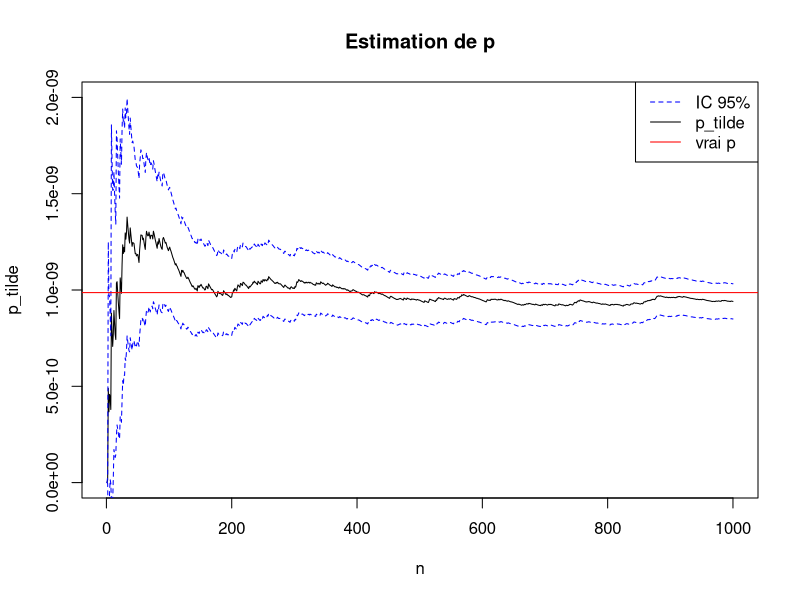
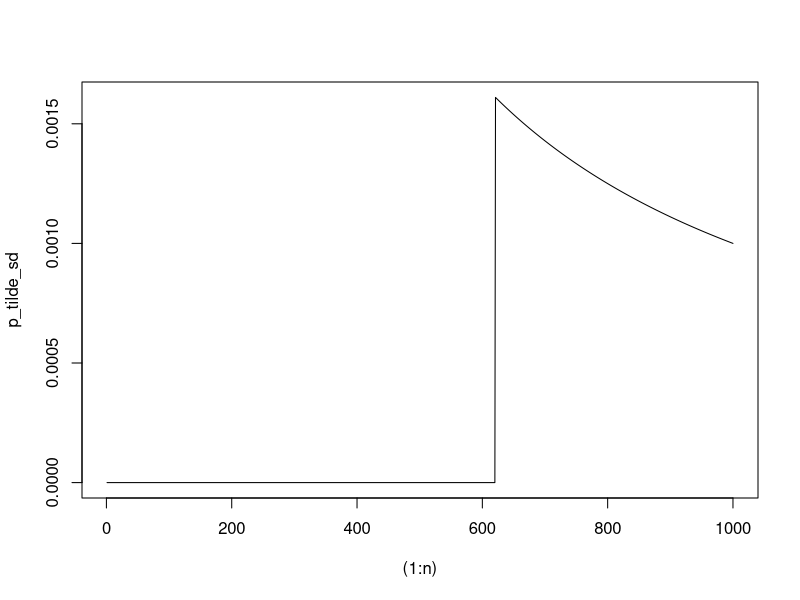
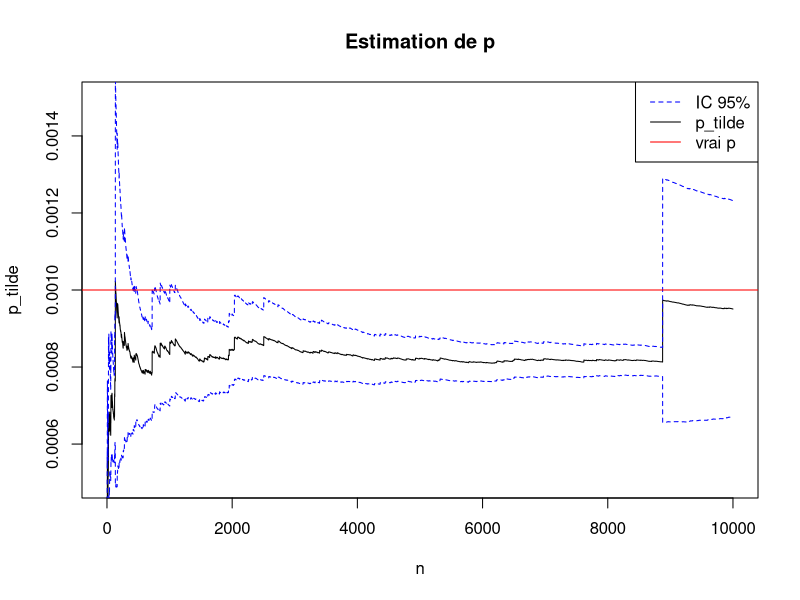
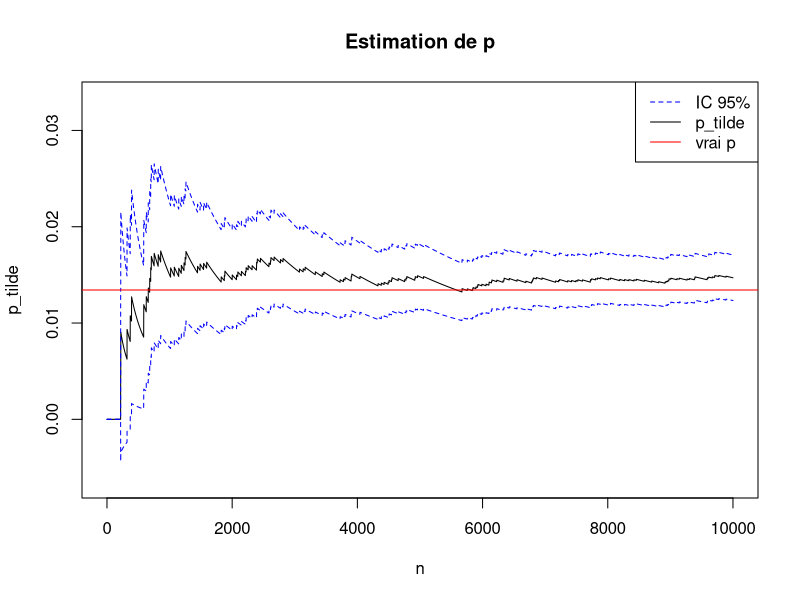
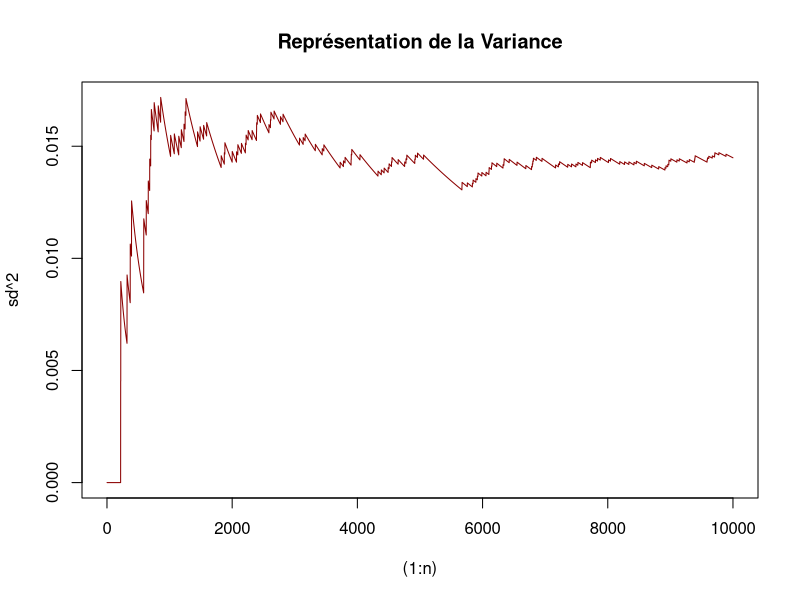
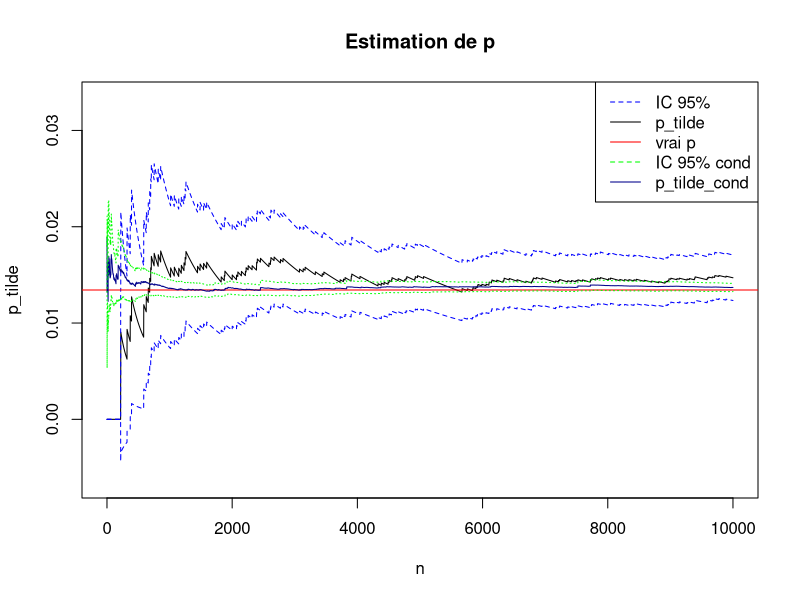
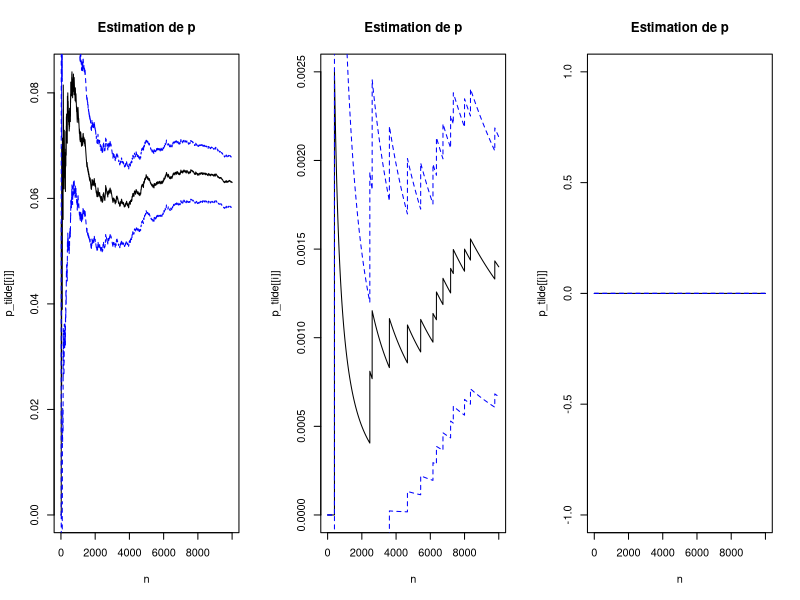
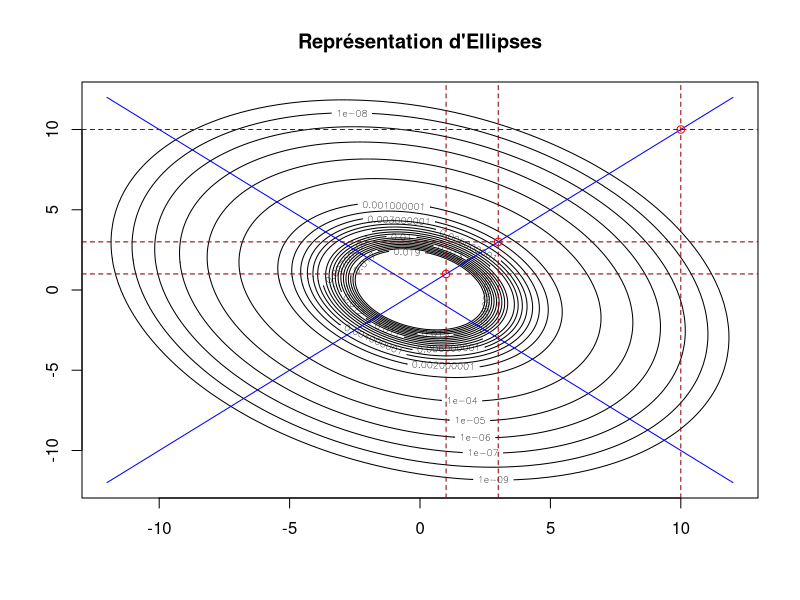

Here is the R script that generated these plots, in order:
## ---- chunk 1
p<-1-pnorm(6)
p
## ---- chunk 2
n<-10^5
ech<-rnorm(n)
In_bar<-sum(ech>6)
In_bar
## ---- chunk 3
n=1000
alpha=0.05
q=qnorm(1-alpha/2)
y=6+rexp(n)#On simule l'échantillonnage préférentielle (Yi)
w=exp(y-6-y^2/2)/sqrt(2*pi)
p_tilde=cumsum(w)/(1:n)
sd=sqrt(cumsum(w^2)/(1:n)-p_tilde^2)
r=q*sd/sqrt((1:n))
p_tilde_min=p_tilde-r
p_tilde_max=p_tilde+r
plot((1:n),p_tilde,type="l",ylim = c(0,2.0e-9),main = "Estimation de p", xlab = "n")
lines((1:n),p_tilde_min,type="l",lty=2,col="blue")
lines((1:n),p_tilde_max,type="l",lty=2,col="blue")
abline(h=1-pnorm(6),col="red")#la valeur vraie.
legend("topright",c("IC 95%","p_tilde","vrai p"),col = c("blue","black","red"),lty = c(2,1,1))
## ---- chunk 4
p<-0.001
n<-1000
X<-((1-runif(n))^(-1/3)>10)
p_tilde_sd<-cumsum(X)/(1:n)
plot((1:n),p_tilde_sd,type = "l")
## ---- chunk 5
n<-10000
alpha=0.05
q=qnorm(1-alpha/2)
y<-10+rexp(n)
w<-exp(y-10)*3*y^(-4)*(y>=1)
p_tilde=cumsum(w)/(1:n)
sd=sqrt(cumsum(w^2)/(1:n)-p_tilde^2)
r=q*sd/sqrt((1:n))
p_tilde_min=p_tilde-r
p_tilde_max=p_tilde+r
plot((1:n),p_tilde,type="l",ylim = c(0.0005,0.0015), main = "Estimation de p", xlab = "n")
lines((1:n),p_tilde_min,type="l",lty=2,col="blue")
lines((1:n),p_tilde_max,type="l",lty=2,col="blue")
abline(h=0.001,col="red")#la valeur vraie.
legend("topright",c("IC 95%","p_tilde","vrai p"),col = c("blue","black","red"),lty = c(2,1,1))
## ---- chunk 6
n<-10000
p<-2*exp(-5)-exp(-10)
#x<--log(runif(n))
#y<--1/2*log(runif(n)/2)
#ça marche pas très bien avec méthode d'inversion. pourquoi ?
x<-rexp(n,1)
y<-rexp(n,2)
phi<-(x+y>5)
p_tilde<-cumsum(phi)/(1:n)
sd=sqrt(cumsum(phi^2)/(1:n)-p_tilde^2)
r=q*sd/sqrt((1:n))
p_tilde_min=p_tilde-r
p_tilde_max=p_tilde+r
plot((1:n),p_tilde,type="l",ylim=c(p-0.02,p+0.02), main = "Estimation de p", xlab = "n")
lines((1:n),p_tilde_min,type="l",lty=2,col="blue")
lines((1:n),p_tilde_max,type="l",lty=2,col="blue")
abline(h=p,col="red")#la valeur vraie.
legend("topright",c("IC 95%","p_tilde","vrai p"),col = c("blue","black","red"),lty = c(2,1,1))
## ---- chunk 7
plot((1:n),sd^2,type="l",col="darkred",main = "Représentation de la Variance")
## ---- chunk 8
phi_prime<-(y<5)*exp(y-5)+(y>5)
p_tilde_cond<-(cumsum(phi_prime))/(1:n)
sd_cond=sqrt(cumsum(phi_prime^2)/(1:n)-p_tilde_cond^2)
r_cond=q*sd_cond/sqrt((1:n))
p_tilde_min_cond=p_tilde_cond-r_cond
p_tilde_max_cond=p_tilde_cond+r_cond
plot((1:n),p_tilde,type="l",ylim=c(p-0.02,p+0.02), main = "Estimation de p", xlab = "n")
lines((1:n),p_tilde_min,type="l",lty=2,col="blue")
lines((1:n),p_tilde_max,type="l",lty=2,col="blue")
abline(h=p,col="red")#la valeur vraie.
legend("topright",c("IC 95%","p_tilde","vrai p","IC 95% cond","p_tilde_cond"),col = c("blue","black","red","green","darkblue"),lty = c(2,1,1))
lines((1:n),p_tilde_cond,type="l",col="darkblue")
lines((1:n),p_tilde_min_cond,type="l",lty=3,col="green")
lines((1:n),p_tilde_max_cond,type="l",lty=3,col="green")
## ---- chunk 9
library(MASS)
n=10000
alpha=0.05
q=qnorm(1-alpha/2)
gamma <- matrix(c(4,-1,-1,4),nrow = 2)
X=mvrnorm(n,rep(0,2),gamma)
x<-X[,1]
y<-X[,2]
a<-c(1,3,10)
phi<-list()
p_tilde<-list()
sd<-list()
r<-list()
p_tilde_min<-list()
p_tilde_max<-list()
par(mfrow=c(1,3))
for (i in (1:3)){
  phi[[i]]<-as.numeric(x>=a[i])*as.numeric(y>=a[i])
  p_tilde[[i]]<-cumsum(phi[[i]])/(1:n)
  sd[[i]]<-sqrt(cumsum(phi[[i]]^2)/(1:n)-p_tilde[[i]]^2)
  r[[i]]=q*sd[[i]]/sqrt((1:n))
  p_tilde_min[[i]]=p_tilde[[i]]-r[[i]]
  p_tilde_max[[i]]=p_tilde[[i]]+r[[i]]
  plot((1:n),p_tilde[[i]],type="l", main = "Estimation de p", xlab = "n")
  lines((1:n),p_tilde_min[[i]],type="l",lty=2,col="blue")
  lines((1:n),p_tilde_max[[i]],type="l",lty=2,col="blue")
  #legend("bottomright",c("IC 95%","p_tilde"),col = c("blue","black"),lty = c(2,1))
  }
## ---- chunk 10
par(mfrow=c(1,1))
## ---- chunk 11

f=function(x,y){exp(-(2*x^2+x*y+2*y^2)/15)/(2*pi*sqrt(15))}
g=function(x,y) 2*x^2+x*y+2*y^2
x=seq(-12,12,by=0.1)
y=x
z=outer(x,y,f)
#persp(x,y,z)

contour(x,y,z,levels =c(seq(1e-9,2e-2,by=1e-3),1e-8,1e-7,1e-6,1e-5,1e-4),main = "Représentation d'Ellipses")
lines(x,x,col="blue")
lines(x,-x,col="blue")
for (i in (1:3)){
 abline(h=a[i],col="darkred",lty=2)
 abline(v=a[i],col="darkred",lty=2) 
 points(a[i],a[i],col="red")
}

## ---- chunk 12
library(mvtnorm)
a<-3
n<-10000
alpha=0.05
q=qnorm(1-alpha/2)
y<-rmvnorm(n,c(a,a),gamma)
w<-dmvnorm(y,c(0,0),gamma)*(y[,1]>a)*(y[,2]>a)/dmvnorm(y,c(a,a),gamma)
p_tilde<-cumsum(w)/(1:n)
sd=sqrt(cumsum(w^2)/(1:n)-p_tilde^2)
r=q*sd/sqrt((1:n))
p_tilde_min=p_tilde-r
p_tilde_max=p_tilde+r
par(mfrow=c(1,2))
plot((1:n),p_tilde,type="l", main = "Estimation de p pour a=3", xlab = "n")
lines((1:n),p_tilde_min,type="l",lty=2,col="blue")
lines((1:n),p_tilde_max,type="l",lty=2,col="blue")
legend("topright",c("IC 95%","p_tilde"),col = c("blue","black"),lty = c(2,1))
plot((1:n),sd^2,col="darkred",type = "l",main = "Représentation de la Variance")

a<-10

m0<-c(a,a)

#on étudie l'ech pour les paramètres différents.
y<-rmvnorm(n,m0,gamma)
w<-dmvnorm(y,c(0,0),gamma)*(y[,1]>a)*(y[,2]>a)/dmvnorm(y,m0,gamma)
p_tilde<-cumsum(w)/(1:n)
sd=sqrt(cumsum(w^2)/(1:n)-p_tilde^2)
r=q*sd/sqrt((1:n))
p_tilde_min=p_tilde-r
p_tilde_max=p_tilde+r
par(mfrow=c(1,2))
plot((1:n),p_tilde,type="l", main = "Estimation de p pour a=10", xlab = "n")
lines((1:n),p_tilde_min,type="l",lty=2,col="blue")
lines((1:n),p_tilde_max,type="l",lty=2,col="blue")
legend("topright",c("IC 95%","p_tilde"),col = c("blue","black"),lty = c(2,1))

plot((1:n),sd^2,col="darkred",type = "l",main = "Représentation de la Variance")
## ---- chunk 13
a<-10

m0<-c(a+10,a+10)
delta<-1
#on étudie l'ech pour les paramètres différents.
y<-rmvnorm(n,m0,gamma*delta)
w<-dmvnorm(y,c(0,0),gamma*delta)*(y[,1]>a)*(y[,2]>a)/dmvnorm(y,m0,gamma)
p_tilde<-cumsum(w)/(1:n)
sd=sqrt(cumsum(w^2)/(1:n)-p_tilde^2)
r=q*sd/sqrt((1:n))
p_tilde_min=p_tilde-r
p_tilde_max=p_tilde+r
par(mfrow=c(1,2))
plot((1:n),p_tilde,type="l", main = "Estimation de p pour a=10", xlab = "n")
lines((1:n),p_tilde_min,type="l",lty=2,col="blue")
lines((1:n),p_tilde_max,type="l",lty=2,col="blue")
legend("topright",c("IC 95%","p_tilde"),col = c("blue","black"),lty = c(2,1))

plot((1:n),sd^2,col="darkred",type = "l",main = "Représentation de la Variance")
## ---- chunk 14
a<-10

m0<-c(a,a)
delta<-10
#on étudie l'ech pour les paramètres différents.
y<-rmvnorm(n,m0,gamma*delta)
w<-dmvnorm(y,c(0,0),gamma*delta)*(y[,1]>a)*(y[,2]>a)/dmvnorm(y,m0,gamma)
p_tilde<-cumsum(w)/(1:n)
sd=sqrt(cumsum(w^2)/(1:n)-p_tilde^2)
r=q*sd/sqrt((1:n))
p_tilde_min=p_tilde-r
p_tilde_max=p_tilde+r
par(mfrow=c(1,2))
plot((1:n),p_tilde,type="l", main = "Estimation de p pour a=10", xlab = "n")
lines((1:n),p_tilde_min,type="l",lty=2,col="blue")
lines((1:n),p_tilde_max,type="l",lty=2,col="blue")
legend("topright",c("IC 95%","p_tilde"),col = c("blue","black"),lty = c(2,1))

plot((1:n),sd^2,col="darkred",type = "l",main = "Représentation de la Variance")
## ---- chunk 15
a<-10

m0<-c(a,a)
delta<-0.01
#on étudie l'ech pour les paramètres différents.
y<-rmvnorm(n,m0,gamma*delta)
w<-dmvnorm(y,c(0,0),gamma*delta)*(y[,1]>a)*(y[,2]>a)/dmvnorm(y,m0,gamma)
p_tilde<-cumsum(w)/(1:n)
sd=sqrt(cumsum(w^2)/(1:n)-p_tilde^2)
r=q*sd/sqrt((1:n))
p_tilde_min=p_tilde-r
p_tilde_max=p_tilde+r
par(mfrow=c(1,2))
plot((1:n),p_tilde,type="l", main = "Estimation de p pour a=10", xlab = "n")
lines((1:n),p_tilde_min,type="l",lty=2,col="blue")
lines((1:n),p_tilde_max,type="l",lty=2,col="blue")
legend("topright",c("IC 95%","p_tilde"),col = c("blue","black"),lty = c(2,1))

plot((1:n),sd^2,col="darkred",type = "l",main = "Représentation de la Variance")
## ---- chunk 16
a<-10

m0<-c(a,a)
delta<-0.1
#on étudie l'ech pour les paramètres différents.
y<-rmvnorm(n,m0,gamma*delta)
w<-dmvnorm(y,c(0,0),gamma*delta)*(y[,1]>a)*(y[,2]>a)/dmvnorm(y,m0,gamma)
p_tilde<-cumsum(w)/(1:n)
sd=sqrt(cumsum(w^2)/(1:n)-p_tilde^2)
r=q*sd/sqrt((1:n))
p_tilde_min=p_tilde-r
p_tilde_max=p_tilde+r
par(mfrow=c(1,2))
plot((1:n),p_tilde,type="l", main = "Estimation de p pour a=10", xlab = "n")
lines((1:n),p_tilde_min,type="l",lty=2,col="blue")
lines((1:n),p_tilde_max,type="l",lty=2,col="blue")
legend("topright",c("IC 95%","p_tilde"),col = c("blue","black"),lty = c(2,1))

plot((1:n),sd^2,col="darkred",type = "l",main = "Représentation de la Variance")
## ---- chunk 17
par(mfrow=c(1,1))
## ---- chunk 18
n<-1000
x<-runif(n)
phi<-exp(x)
I<-cumsum(phi)/(1:n)
var<-cumsum(phi^2)/(1:n)-I^2

par(mfrow=c(1,2))
plot((1:n),I,main = "Estimation classique de I",type = "l")
plot((1:n),var,main = "Evaluation de la variance",col="darkred",type="l")
## ---- chunk 19
n<-10000
X<-rnorm(n)
I_std<-cumsum(exp(X))/(1:n)
var_std<-cumsum(exp(2*X))/(1:n)-I_std^2

I_adjusted<-cumsum((exp(X)+exp(-X))/2)/(1:n)
var_adjusted<-cumsum( (   (exp(X)+exp(-X))/2 )^2  )/(1:n) - I_adjusted^2

par(mfrow=c(1,2))

plot((1:n),I_std,main = "Estimation Standard",type = "l")
plot((1:n),var_std,main = "Variance Standard",col="darkred",type = "l")

plot((1:n),I_adjusted,main = "Estimation Antithétique",type = "l")
plot((1:n),var_adjusted, main = "Variance Ajustée",col="darkred",type = "l")

par(mfrow=c(1,1))

plot((1:n),var_std,main = "Comparaison des Variances",col="darkred",type = "l")
lines((1:n),var_adjusted,col="darkgreen",type = "l")
legend("topright",c("var_std","var_ajt"),col = c("darkred","darkgreen"),lty = c(1,1))
## ---- chunk 20
n<-10000
u<-runif(n)
v<-runif(n)
phi<-(-log(u)-0.5*log(v)+0.5>=5)
psi<-(-log(1-u)-0.5*log(1-v)+0.5>=5)
I_ant<-cumsum((phi+psi)/2)/(1:n)
var_ant<-cumsum(((phi+psi)/2)^2)/(1:n)-I_ant^2
par(mfrow=c(1,2))
plot((1:n),I_ant,main = "Estimation Antithétique",type = "l")
plot((1:n),var_ant, main = "Variance Antithétique",col="darkred",type = "l")

x<-rexp(n,1)
y<-rexp(n,2)
phi_prime<-(y<5)*exp(y-5)+(y>5)
I_cond<-(cumsum(phi_prime))/(1:n)
var_cond<-cumsum(phi_prime^2)/(1:n)-I_cond^2
plot((1:n),I_cond,main = "Estimation Conditionnelle",type = "l")
plot((1:n),var_cond, main = "Variance Conditionnelle",col="darkred",type = "l")
par(mfrow=c(1,1))
plot((1:n),var_ant, main = "Comparaison des Variances",col="darkred",type = "l")
lines((1:n),var_cond,col="darkgreen",type = "l")
